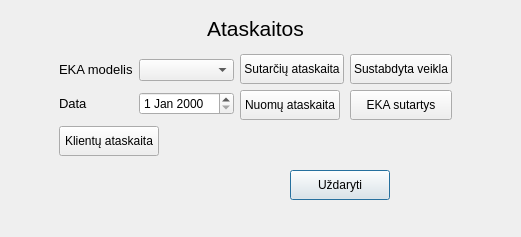
<?xml version="1.0" encoding="UTF-8"?>
<ui version="4.0">
 <class>Report</class>
 <widget class="QDialog" name="Report">
  <property name="geometry">
   <rect>
    <x>0</x>
    <y>0</y>
    <width>521</width>
    <height>237</height>
   </rect>
  </property>
  <property name="windowTitle">
   <string>Dialog</string>
  </property>
  <widget class="QPushButton" name="pushButton_5">
   <property name="geometry">
    <rect>
     <x>290</x>
     <y>170</y>
     <width>100</width>
     <height>30</height>
    </rect>
   </property>
   <property name="minimumSize">
    <size>
     <width>100</width>
     <height>30</height>
    </size>
   </property>
   <property name="maximumSize">
    <size>
     <width>100</width>
     <height>30</height>
    </size>
   </property>
   <property name="text">
    <string>Uždaryti</string>
   </property>
  </widget>
  <widget class="QWidget" name="layoutWidget">
   <property name="geometry">
    <rect>
     <x>10</x>
     <y>10</y>
     <width>491</width>
     <height>146</height>
    </rect>
   </property>
   <layout class="QGridLayout" name="gridLayout_4">
    <item row="0" column="0">
     <widget class="QLabel" name="label_3">
      <property name="minimumSize">
       <size>
        <width>50</width>
        <height>30</height>
       </size>
      </property>
      <property name="text">
       <string>&lt;html&gt;&lt;head/&gt;&lt;body&gt;&lt;p&gt;&lt;span style=&quot; font-size:16pt;&quot;&gt;Ataskaitos&lt;/span&gt;&lt;/p&gt;&lt;/body&gt;&lt;/html&gt;</string>
      </property>
      <property name="alignment">
       <set>Qt::AlignCenter</set>
      </property>
     </widget>
    </item>
    <item row="1" column="0">
     <layout class="QGridLayout" name="gridLayout_3">
      <item row="1" column="0">
       <widget class="QPushButton" name="pushButton_2">
        <property name="minimumSize">
         <size>
          <width>100</width>
          <height>30</height>
         </size>
        </property>
        <property name="maximumSize">
         <size>
          <width>100</width>
          <height>30</height>
         </size>
        </property>
        <property name="text">
         <string>Klientų ataskaita</string>
        </property>
       </widget>
      </item>
      <item row="0" column="0">
       <layout class="QGridLayout" name="gridLayout_2">
        <item row="0" column="0">
         <layout class="QGridLayout" name="gridLayout">
          <item row="1" column="1">
           <widget class="QDateEdit" name="dateEdit"/>
          </item>
          <item row="0" column="0">
           <widget class="QLabel" name="label">
            <property name="text">
             <string>&lt;html&gt;&lt;head/&gt;&lt;body&gt;&lt;p&gt;&lt;span style=&quot; font-size:10pt;&quot;&gt;EKA modelis&lt;/span&gt;&lt;/p&gt;&lt;/body&gt;&lt;/html&gt;</string>
            </property>
           </widget>
          </item>
          <item row="0" column="1">
           <widget class="QComboBox" name="comboBox"/>
          </item>
          <item row="1" column="0">
           <widget class="QLabel" name="label_2">
            <property name="text">
             <string>&lt;html&gt;&lt;head/&gt;&lt;body&gt;&lt;p&gt;&lt;span style=&quot; font-size:10pt;&quot;&gt;Data&lt;/span&gt;&lt;/p&gt;&lt;/body&gt;&lt;/html&gt;</string>
            </property>
           </widget>
          </item>
         </layout>
        </item>
        <item row="0" column="1">
         <layout class="QFormLayout" name="formLayout">
          <item row="0" column="0">
           <widget class="QPushButton" name="pushButton">
            <property name="minimumSize">
             <size>
              <width>100</width>
              <height>30</height>
             </size>
            </property>
            <property name="text">
             <string>Sutarčių ataskaita</string>
            </property>
           </widget>
          </item>
          <item row="0" column="1">
           <widget class="QPushButton" name="pushButton_4">
            <property name="minimumSize">
             <size>
              <width>100</width>
              <height>30</height>
             </size>
            </property>
            <property name="text">
             <string>Sustabdyta veikla</string>
            </property>
           </widget>
          </item>
          <item row="1" column="0">
           <widget class="QPushButton" name="pushButton_3">
            <property name="minimumSize">
             <size>
              <width>100</width>
              <height>30</height>
             </size>
            </property>
            <property name="text">
             <string>Nuomų ataskaita</string>
            </property>
           </widget>
          </item>
          <item row="1" column="1">
           <widget class="QPushButton" name="pushButton_6">
            <property name="minimumSize">
             <size>
              <width>100</width>
              <height>30</height>
             </size>
            </property>
            <property name="text">
             <string>EKA sutartys</string>
            </property>
           </widget>
          </item>
         </layout>
        </item>
       </layout>
      </item>
     </layout>
    </item>
   </layout>
  </widget>
 </widget>
 <resources/>
 <connections>
  <connection>
   <sender>pushButton_5</sender>
   <signal>clicked()</signal>
   <receiver>Report</receiver>
   <slot>close()</slot>
   <hints>
    <hint type="sourcelabel">
     <x>350</x>
     <y>184</y>
    </hint>
    <hint type="destinationlabel">
     <x>326</x>
     <y>217</y>
    </hint>
   </hints>
  </connection>
 </connections>
</ui>
